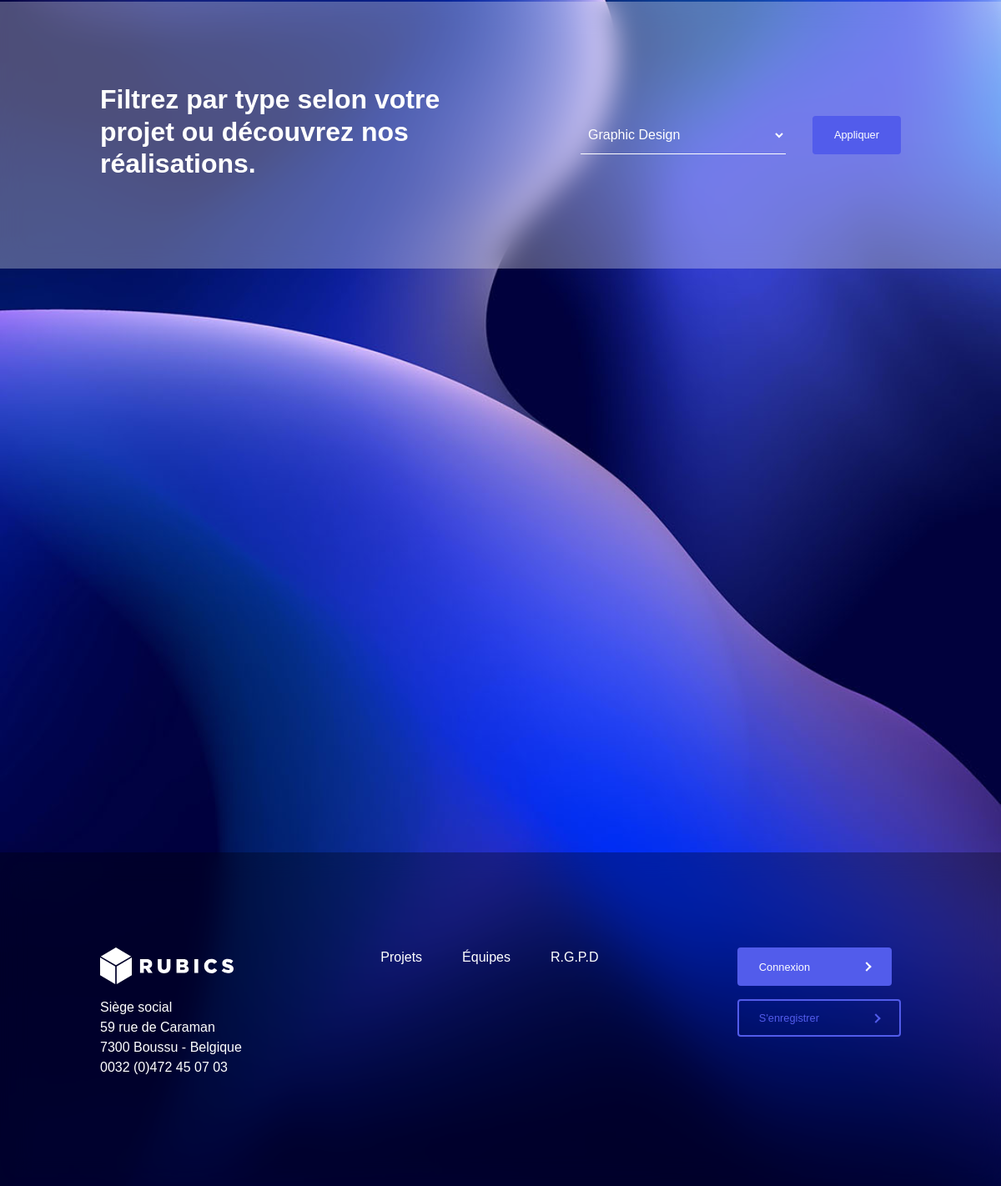
The app's page /view/view-projects.php (lower part), older data.
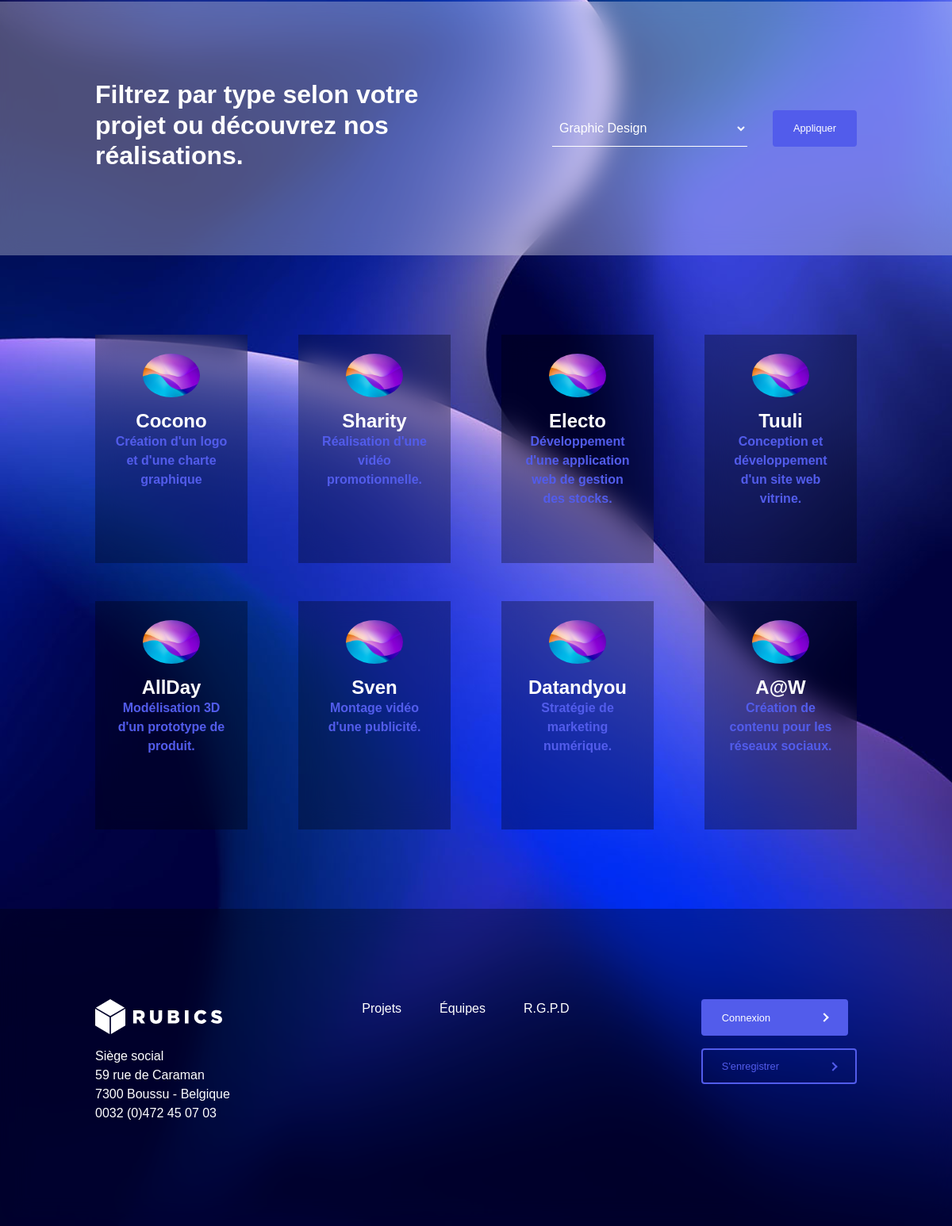
The same page, newer data.
### tables this page shows
CREATE TABLE `project` (
  `id` int(11) NOT NULL,
  `name` varchar(50) NOT NULL,
  `description` text NOT NULL,
  `created_at` timestamp NOT NULL DEFAULT CURRENT_TIMESTAMP ON UPDATE CURRENT_TIMESTAMP,
  `finished_at` timestamp NULL DEFAULT NULL,
  `finalized` tinyint(4) NOT NULL,
  `request_id` int(11) NOT NULL,
  `comment` text
);

### model/categoryModel.php (called while the page is built, shortened)
<?php
include ($_SERVER['DOCUMENT_ROOT'] . "/Rubics/model/dbconnect.php");
function activeCategories()
{
    global $bdd;
    $query = "SELECT * FROM category WHERE actif = 1";
    $stmt = $bdd->prepare($query);
    $stmt->execute();
    $categories = $stmt->fetchAll(PDO::FETCH_ASSOC);
    return $categories;
}

### model/projectModel.php (called while the page is built, shortened)
<?php
include($_SERVER['DOCUMENT_ROOT'] . "/Rubics/model/dbconnect.php");
function finalizedProjects($id)
{
    global $bdd;
    if ($id === null) {
        $query = "SELECT * FROM project WHERE finalized = 1";
        $stmt = $bdd->prepare($query);
    }
    $stmt->execute();
    $projects = $stmt->fetchAll(PDO::FETCH_ASSOC);
    return $projects;
}

### view/view-projects.php (the view, shortened to what this page needs)
<?php
include($_SERVER['DOCUMENT_ROOT'] . "/Rubics/view/component/view-user-header.php");
include($_SERVER['DOCUMENT_ROOT'] . "/Rubics/model/projectModel.php");
include($_SERVER['DOCUMENT_ROOT'] . "/Rubics/model/categoryModel.php");
if (isset($_GET['id'])) {
    $id = intval($_GET['id']);
} else
    $id = null;
$projects = finalizedProjects($id);
$categories = activeCategories();
?>
<div class="container-items">
    <div class="banner">
        <div class="left">
            <h2>Filtrez par type selon votre projet ou découvrez nos réalisations.</h2>
        </div>
        <div class="right">
            <form action="<?php $_SERVER['DOCUMENT_ROOT'] ?>/Rubics/controller/projectController.php" method="POST">
                <div class="field-container">
                    <select name="categoryId" id="categoryId">
                        <?php foreach ($categories as $category) : ?>
                            <option value="<?php echo $category['id']; ?>" <?php if (isset($id) && $id == $category['id'])
                                                                                echo 'selected'; ?>>
                                <?php echo $category['name']; ?>
                            </option>
                        <?php endforeach; ?>
                    </select>
                    <input class="btn" type="submit" name="submit" value="Appliquer" />
                </div>
            </form>
        </div>
    </div>
    <div class="container-content">
        <div class="cards">
            <?php
            if (isset($projects)) {
                foreach ($projects as $project) {
                    echo "<div class='card-item rectangle'>";
                    echo "<a href='view-project-details.php?id=" . $project['id'] . "'>";
                    echo "<img src='../public/general.jpg' alt='designer icon'>";
                    echo "<h3>" . $project['name'] . "</h3>";
                    echo "<p class='ft-weight-bold clr-third'>" . $project['description'] . "</p>";
                    echo "</a>";
                    echo "</div>";
                }
            }
            ?>
        </div>
    </div>
    <?php
    include($_SERVER['DOCUMENT_ROOT'] . "/Rubics/view/component/view-user-footer.php");
    ?>

Row changes from the older to the newer data that the page shows:
now on this page (row edited): project: name "Cocono", description "Création d'un logo et d'une charte graphique"
now on this page (row edited): project: name "Sharity", description "Réalisation d'une vidéo promotionnelle."
now on this page (row edited): project: name "Electo", description "Développement d'une application web de gestion des stocks."
now on this page (row edited): project: name "Tuuli", description "Conception et développement d'un site web vitrine."
now on this page (row edited): project: name "AllDay", description "Modélisation 3D d'un prototype de produit."
now on this page (row edited): project: name "Sven", description "Montage vidéo d'une publicité."
now on this page (row edited): project: name "Datandyou", description "Stratégie de marketing numérique."
now on this page (row edited): project: name "A@W", description "Création de contenu pour les réseaux sociaux."
